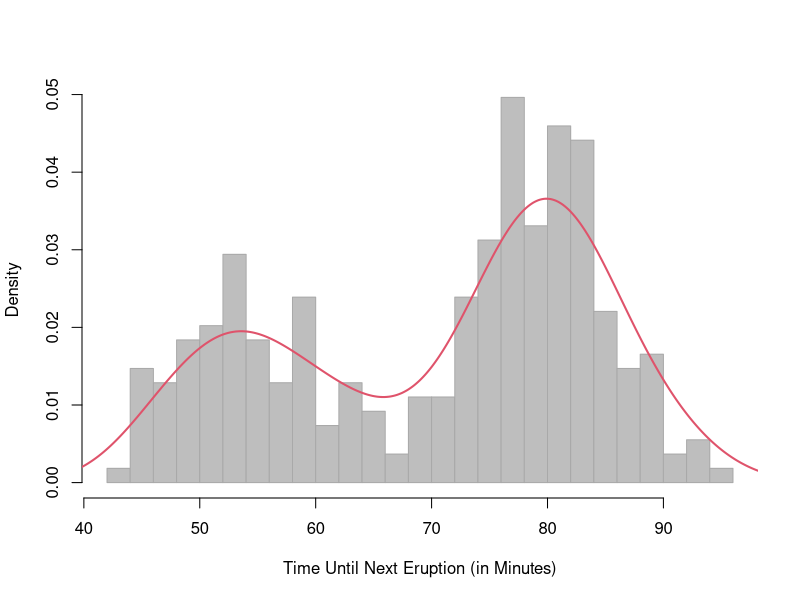
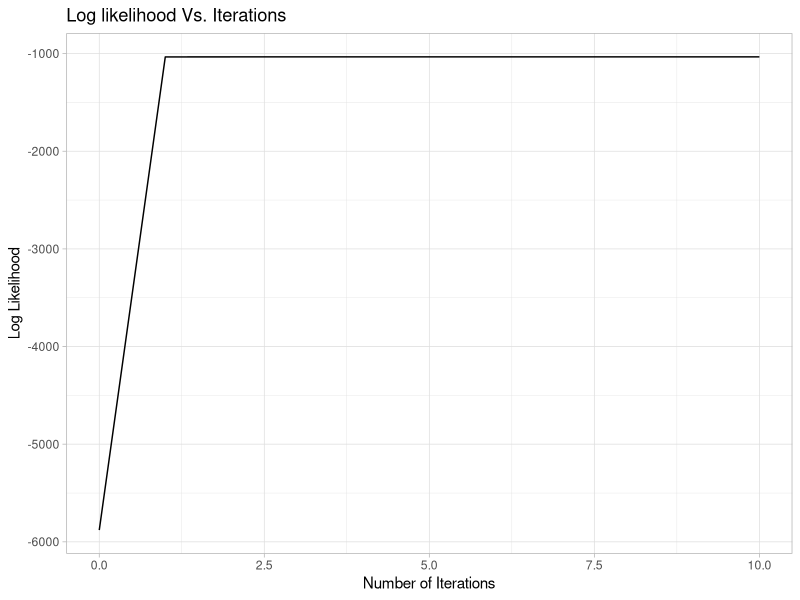
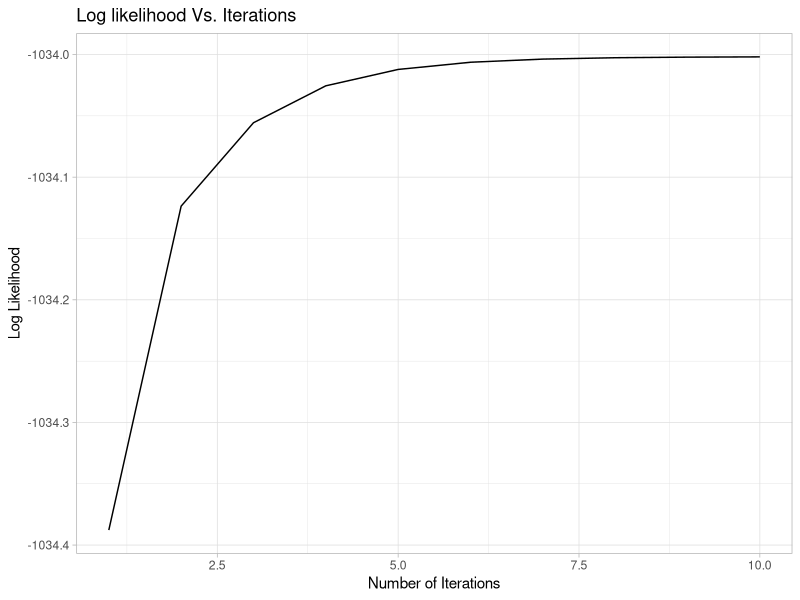
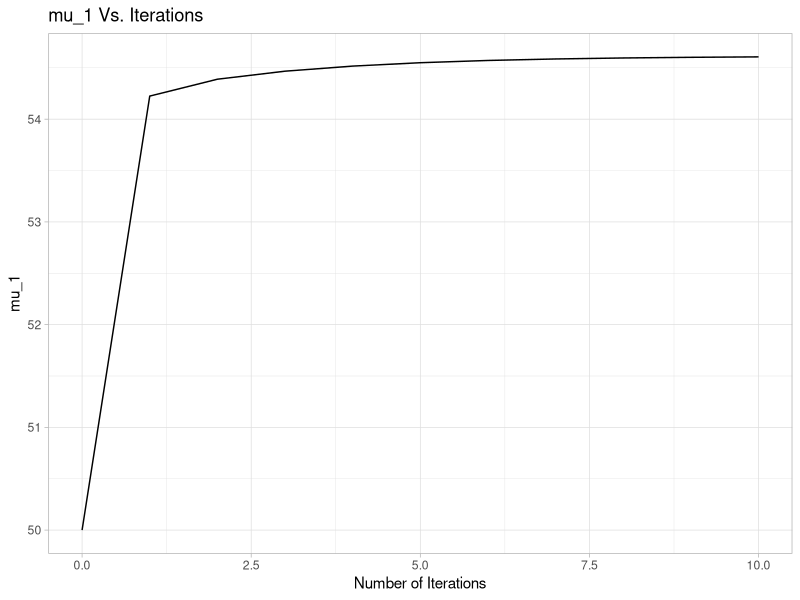
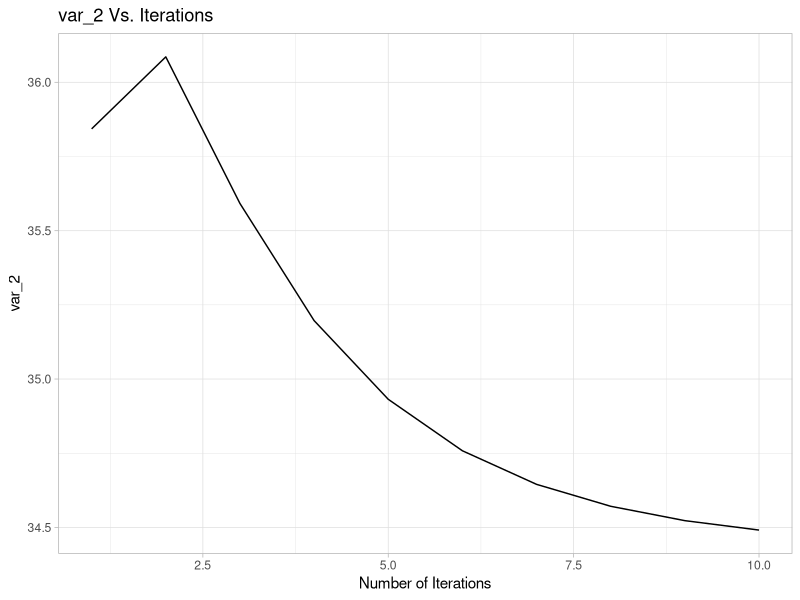
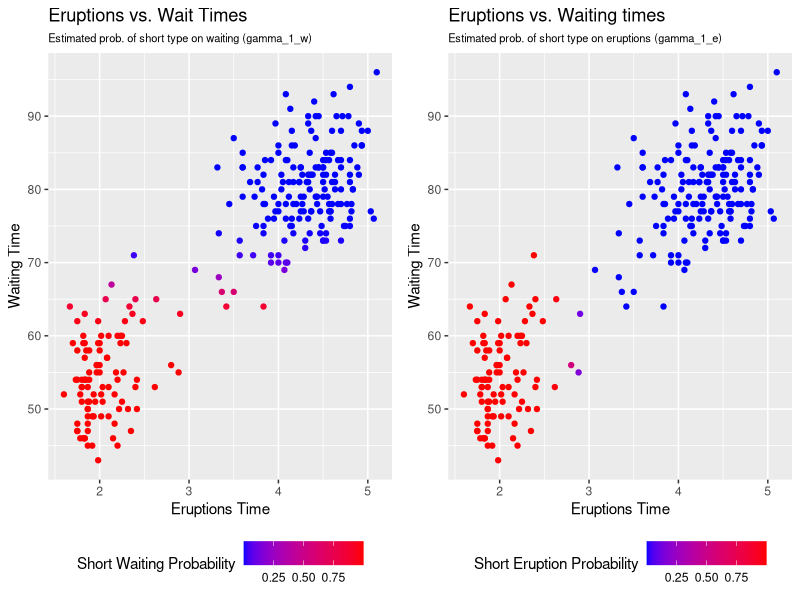
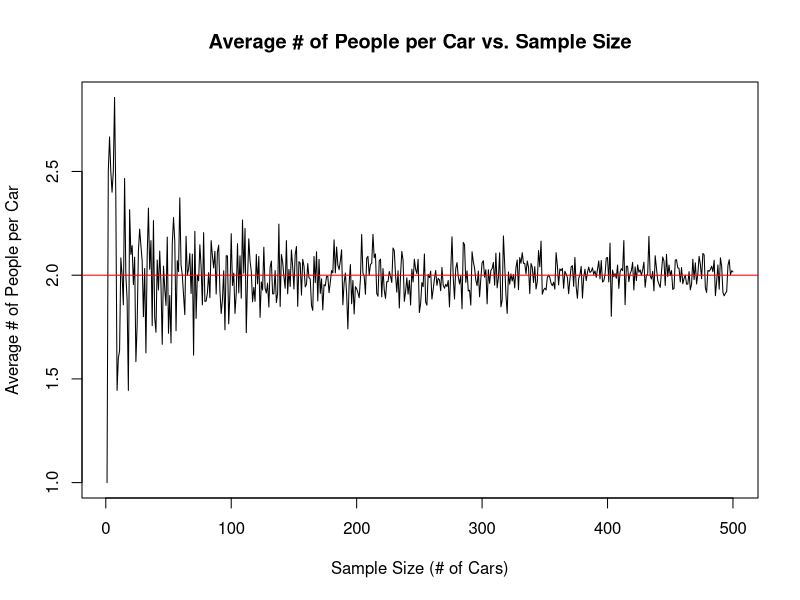
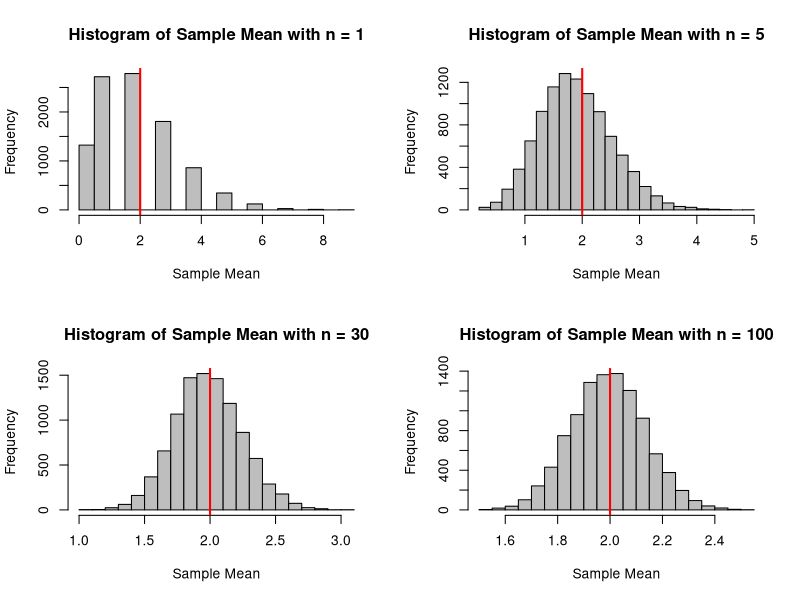

Write R code to recreate these figures, in order.
## ---- chunk 1
knitr::opts_chunk$set(echo = TRUE)
## ---- chunk 2
library(tidyverse)
library(ggplot2)
library(gridExtra)

data(faithful)
head(faithful)

waiting  = as.matrix(faithful[, 2, drop = FALSE])
h <- hist(waiting, col = "grey", bor = "darkgrey", breaks = 24, prob = TRUE, 
          xlab = "Time Until Next Eruption (in Minutes)", main="")
lines(density(waiting), col = 2, lwd = 2)
## ---- chunk 3
#--- WRITE A FUNCTION TO GET LOG LIKELIHOOD WHICH WILL BE PLACED INSIDE THE EM FUNCTION
log_lik <- function(Y, mu_1, mu_2, var_1, var_2, pi_1, pi_2) {
  sum(log(pi_1 * dnorm(Y, mu_1, sd = sqrt(var_1)) + pi_2 * dnorm(Y, mu_2, sd = sqrt(var_2))))
}


## Define the optimization function

em_mixture <- function(starting_values, Y, tol = .0001, maxits = 100) {
  converged <- FALSE
  iter <- 0
  N <- length(Y)
  df <- tibble()

  # initialize starting values
  pi_1 <- starting_values$pi_1
  pi_2 <- starting_values$pi_2
  mu_1 <- starting_values$mu_1
  mu_2 <- starting_values$mu_2
  var_1 <- starting_values$var_1
  var_2 <- starting_values$var_2
  
  # Loop until convergence
  while ((!converged) & (iter < maxits)) {
    # Evaluate the log likelihood at the initial parameters
    ll <- log_lik(Y = Y,
                  pi_1 = pi_1,
                  pi_2 = pi_2,
                  mu_1 = mu_1,
                  mu_2 = mu_2,
                  var_1 = var_1,
                  var_2 = var_2)
    # E-Step
    gamma_1 <- pi_1 * dnorm(Y, mu_1, sd = sqrt(var_1)) /
    (pi_1 * dnorm(Y, mu_1, sd = sqrt(var_1)) + pi_2 * dnorm(Y, mu_2, sd = sqrt(var_2)))
    gamma_2 <- pi_2 * dnorm(Y, mu_2, sd = sqrt(var_2)) /
    (pi_1 * dnorm(Y, mu_1, sd = sqrt(var_1)) + pi_2 * dnorm(Y, mu_2, sd = sqrt(var_2)))

    # Store parameters
    df <- rbind(df,
                tibble(
                  iter = iter,
                  ll = ll,
                  pi_1 = pi_1,
                  pi_2 = pi_2,
                  mu_1 = mu_1,
                  mu_2 = mu_2,
                  var_1 = var_1,
                  var_2 = var_2,
                  gamma_1 = list(gamma_1),
                  gamma_2 = list(gamma_2))
                )
    # M-Step
    pi_1 <- sum(gamma_1)/N
    pi_2 <- sum(gamma_2)/N
    mu_1 <-  sum(Y * gamma_1) / sum(gamma_1)
    mu_2 <-  sum(Y * gamma_2) / sum(gamma_2)
    var_1 <- sum((Y - mu_1)^2 * gamma_1) / sum(gamma_1)
    var_2 <- sum((Y - mu_2)^2 * gamma_2) / sum(gamma_2)
    
    # Evaluate the log likelihood at the new parameter values
    ll.new <- log_lik(Y = Y,
                      pi_1 = pi_1,
                      pi_2 = pi_2,
                      mu_1 = mu_1,
                      mu_2 = mu_2,
                      var_1 = var_1,
                      var_2 = var_2)
    # Once the difference between likelihood in the last iterations, change convergence to finish the loop

    
    if(abs(ll - ll.new) < tol) {
      converged <- TRUE
      }
    # Onto the next iteration
    iter <- iter + 1
    # Give yourself a message to keep track of progress
    cat(paste0("Running iteration ", iter,
               ". Log likelihood changed by ", round(abs(ll - ll.new), 4), "\n"))
    }
  # Return the dataframe with the iterations information
  return(df)
  }


## Define starting values
starting_values <- list(pi_1 = .5, pi_2 = .5, mu_1 = 50, mu_2 = 80, var_1 = 1, var_2 = 1)


## Save the information ir the object em
em <- em_mixture(starting_values = starting_values, Y = waiting)
## ---- chunk 4
### Plot loglikelihood vs iterarions

ggplot(em, aes(x = iter, y = ll)) +
  geom_line() +
  labs(title = "Log likelihood Vs. Iterations",
       x = "Number of Iterations",
       y = "Log Likelihood") +
  theme_light()

### Plot loglikelihood vs iterarions without the first row
em_1 <- em[-1, ]
ggplot(em_1, aes(x = iter, y = ll)) +
  geom_line() +
  labs(title = "Log likelihood Vs. Iterations",
       x = "Number of Iterations",
       y = "Log Likelihood") +
  theme_light()

### Plot mu_1 vs iterarions
ggplot(em, aes(x = iter, y = mu_1)) +
  geom_line() +
  labs(title = "mu_1 Vs. Iterations",
       x = "Number of Iterations",
       y = "mu_1") +
  theme_light()

### Plot var_2 vs iterarions without the first row
ggplot(em_1, aes(x = iter, y = var_2)) +
  geom_line() +
  labs(title = "var_2 Vs. Iterations",
       x = "Number of Iterations",
       y = "var_2") +
  theme_light()

## ---- chunk 5
### Run EM algorithm for eruptions
eruptions = as.matrix(faithful[, 1, drop = FALSE])
starting_values_e <- list(pi_1 = .5, pi_2 = .5, mu_1 = 2, mu_2 = 5, var_1 = 1, var_2 = 1)
em_e <- em_mixture(starting_values = starting_values_e, Y = eruptions)

### Include gamma 1 and gamma 2 for waiting ans eruptions in the data frame
gamma_1_w <- unlist(em[11,9])
gamma_1_e <- unlist(em_e[16,9])
gamma_2_w <- unlist(em[11,10])
gamma_2_e <- unlist(em_e[16,10])
faithful2 <- cbind(faithful, gamma_1_w, gamma_2_w, gamma_1_e, gamma_2_e)

### Correlation
cor(gamma_1_w, gamma_1_e)

cor(gamma_2_w, gamma_2_e)
## ---- chunk 6
### Plot Eruptions vs Waiting with color the points by their estimated probability of membership in the first cluster (short type) on waiting time
plot_w <- ggplot(faithful2,
                 aes(x = eruptions,
                     y = waiting,
                     color = gamma_1_w)) +
  geom_point() +
  labs(title = "Eruptions vs. Wait Times",
       subtitle ="Estimated prob. of short type on waiting (gamma_1_w)",
       x = "Eruptions Time",
       y = "Waiting Time",
       color = "Short Waiting Probability") +
  scale_color_gradient(low = "blue", high = "red")+
  theme(legend.position = "bottom",
        plot.subtitle = element_text(size = 8))

plot_e <- ggplot(faithful2,
                 aes(x = eruptions,
                     y = waiting,
                     color = gamma_1_e)) +
  geom_point() +
  labs(title = "Eruptions vs. Waiting times",
       subtitle ="Estimated prob. of short type on eruptions (gamma_1_e)",
       x = "Eruptions Time",
       y = "Waiting Time",
       color = "Short Eruption Probability"
       ) +
  scale_color_gradient(low = "blue", high = "red")+
  theme(legend.position = "bottom",
        plot.subtitle = element_text(size = 8))

### Arrange plots
gridExtra::grid.arrange(arrangeGrob(plot_w, plot_e, widths = c(1, 1)), ncol = 1)
## ---- chunk 7
set.seed(123)

# Define the rate of the Poisson distribution
lambda <- 2

# Define the number of samples
n_samples <- 500

# Define the number of cars for each sample
n_cars <- 1:n_samples

# Generate the samples
samples <- lapply(n_cars, function(n) rpois(n, lambda))

# Compute the average number of people per car for each sample
avg_people_per_car <- sapply(samples, mean)

# Plot the results
plot(n_cars, avg_people_per_car, type = "l", 
     xlab = "Sample Size (# of Cars)", 
     ylab = "Average # of People per Car", 
     main = "Average # of People per Car vs. Sample Size")
abline(h = lambda, col = "red")

## ---- chunk 8
# Set the seed for reproducibility
set.seed(123)

# Define the sample sizes
n <- c(1, 5, 30, 100)

# Generate the histograms
par(mfrow = c(2, 2))
for (i in 1:length(n)) {
  # Generate the replicates
  replicates <- replicate(10000, mean(rpois(n[i], lambda)))
  
  # Plot the histogram
  hist(replicates, breaks = 20, col = "gray", 
       main = paste0("Histogram of Sample Mean with n = ", n[i]), 
       xlab = "Sample Mean")
  
  # Add a vertical line at the true mean
  abline(v = lambda, col = "red", lwd = 2)
}
## ---- chunk 9
true_mean <- 2
sigma <- sqrt(2)
n_cars <- 100
x_bar <- 1.7

z_score <- (x_bar - true_mean) / (sigma / sqrt(n_cars))

prob <- pnorm(z_score)

cat("The probability of getting a 1.7 or less", prob, "\n")

#Z-score formula solve for a new value, find the score when prob is 0.01

req_xbar <- ( qnorm(0.01) * (sigma / sqrt(n_cars)) ) + true_mean

cat("To ensure the probability stays below 1%, you need to make sure the mean number of people per car is less than or equal to", req_xbar, "\n")
